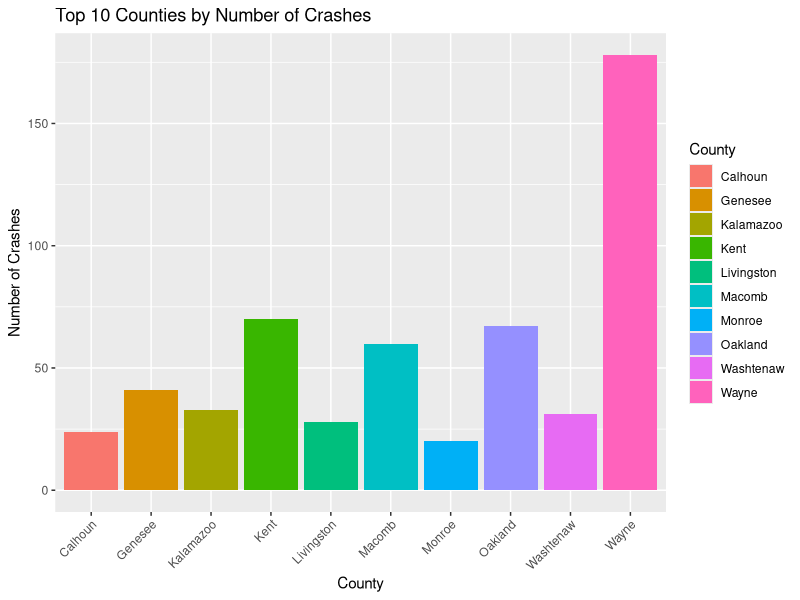
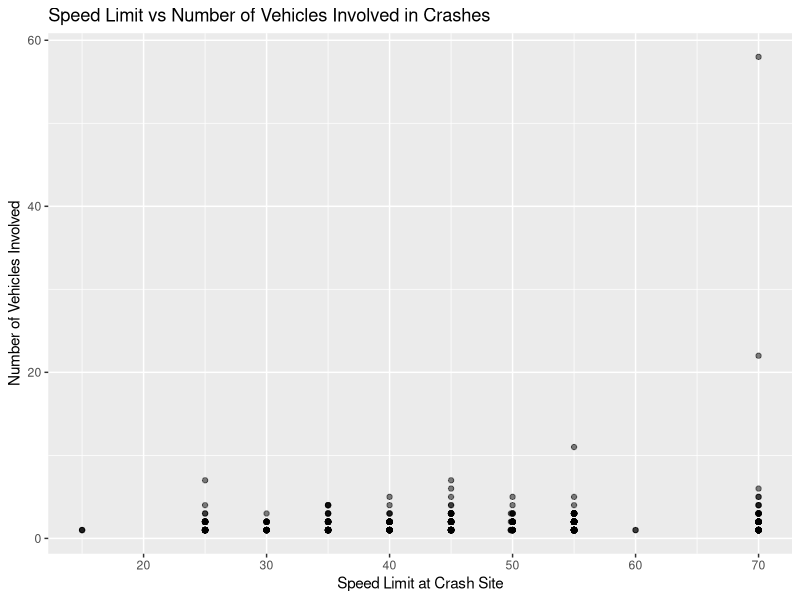
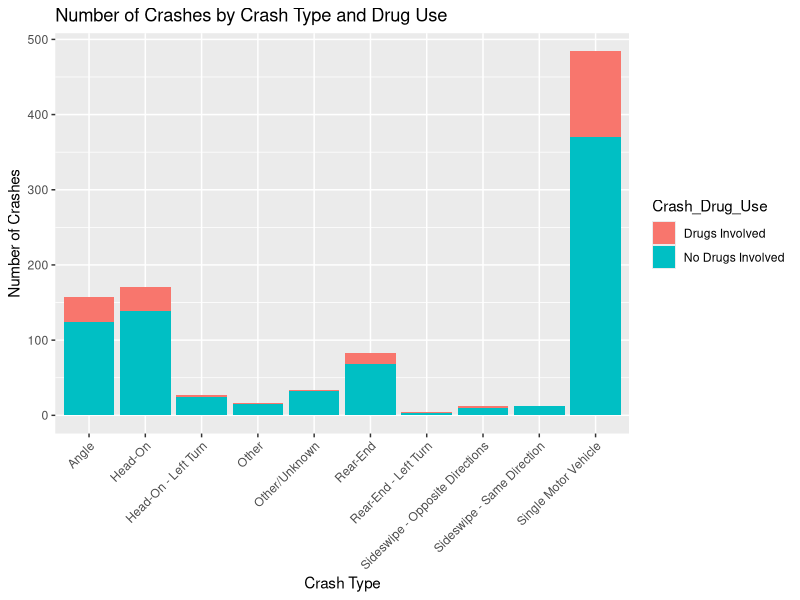
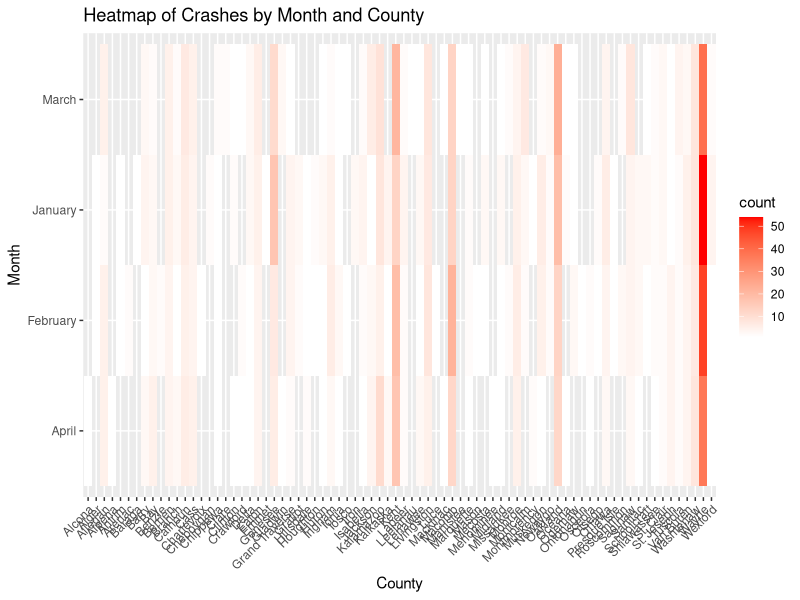
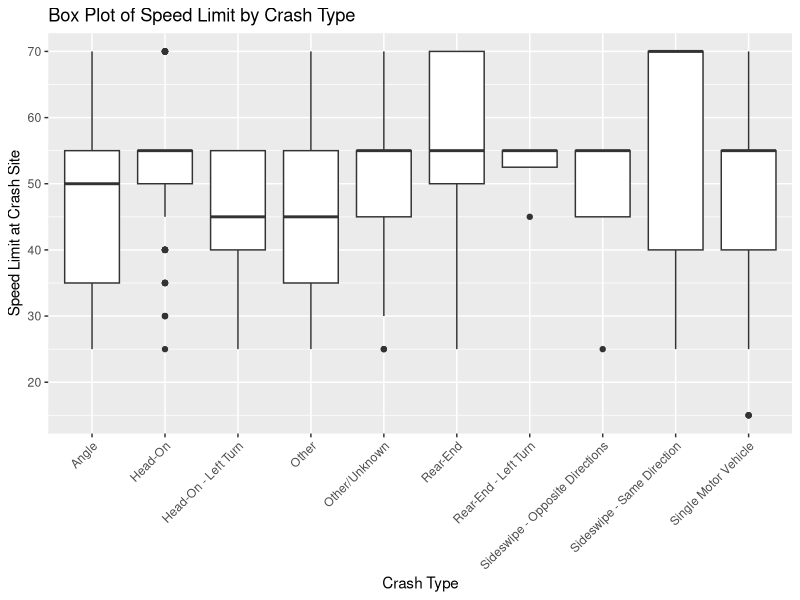
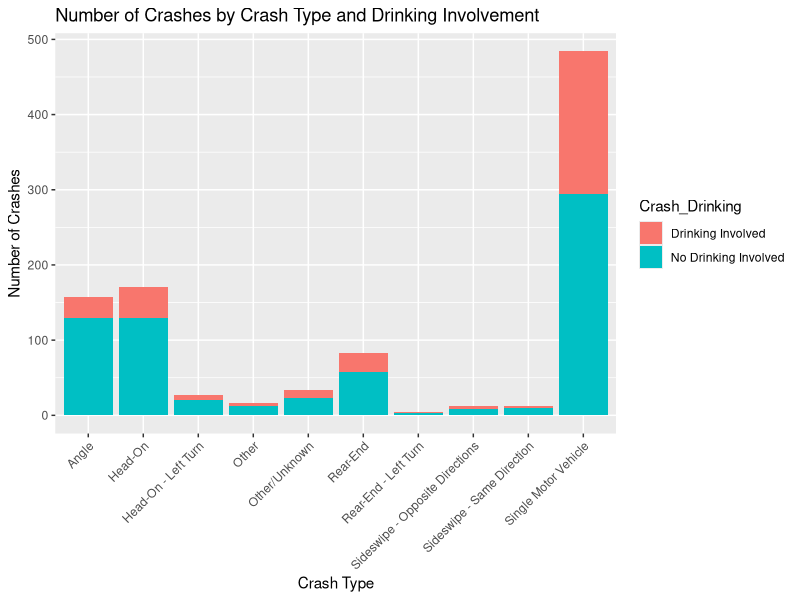

Write the R code that produced these figures, in order.
# Load the required libraries
library(ggplot2)
library(dplyr)
library(tidyr)

# Read the CSV file and store it in a data frame
crash_data <- read.csv("crash_data.csv")

# Check the structure of the data frame
str(crash_data)

# checking NA values
sum(is.na(crash_data))
for(i in 1:ncol(crash_data)){
  crash_data[is.na(crash_data[,i]), i] <- mean(crash_data[,i], na.rm = TRUE)
}

# Create a bar chart of the number of crashes by county
crash_count_by_county <- crash_data %>%
  group_by(County) %>%
  summarise(count = n()) %>%
  arrange(desc(count)) %>%
  head(10)

ggplot(crash_count_by_county, aes(x = County, y = count, fill = County)) +
  geom_bar(stat = "identity") +
  labs(title = "Top 10 Counties by Number of Crashes", x = "County", y = "Number of Crashes") +
  theme(axis.text.x = element_text(angle = 45, hjust = 1))


# Create a scatter plot of speed limit vs number of vehicles involved
ggplot(crash_data, aes(x = Speed_Limit_at_Crash_Site, y = Total_Motor_Vehicles)) +
  geom_point(alpha = 0.5) +
  labs(title = "Speed Limit vs Number of Vehicles Involved in Crashes", x = "Speed Limit at Crash Site", y = "Number of Vehicles Involved")


# Create a stacked bar chart of the number of crashes by crash type and drug use
crash_count_by_type_and_drug_use <- crash_data %>%
  group_by(Crash_Type, Crash_Drug_Use) %>%
  summarise(count = n()) %>%
  arrange(desc(count))

ggplot(crash_count_by_type_and_drug_use, aes(x = Crash_Type, y = count, fill = Crash_Drug_Use)) +
  geom_bar(stat = "identity") +
  labs(title = "Number of Crashes by Crash Type and Drug Use", x = "Crash Type", y = "Number of Crashes") +
  theme(axis.text.x = element_text(angle = 45, hjust = 1))


# Heatmap of crashes by month and county
crash_count_by_month_and_county <- crash_data %>%
  group_by(Crash_Month, County) %>%
  summarise(count = n()) %>%
  arrange(Crash_Month, County)

ggplot(crash_count_by_month_and_county, aes(x = County, y = Crash_Month, fill = count)) +
  geom_tile() +
  scale_fill_gradient(low = "white", high = "red") +
  labs(title = "Heatmap of Crashes by Month and County", x = "County", y = "Month") +
  theme(axis.text.x = element_text(angle = 45, hjust = 1))


# Box plot of speed limit by crash type:
ggplot(crash_data, aes(x = Crash_Type, y = Speed_Limit_at_Crash_Site)) +
  geom_boxplot() +
  labs(title = "Box Plot of Speed Limit by Crash Type", x = "Crash Type", y = "Speed Limit at Crash Site") +
  theme(axis.text.x = element_text(angle = 45, hjust = 1))


# Stacked bar chart of crashes by crash type and drinking involvement
crash_count_by_type_and_drinking <- crash_data %>%
  group_by(Crash_Type, Crash_Drinking) %>%
  summarise(count = n()) %>%
  arrange(desc(count))

ggplot(crash_count_by_type_and_drinking, aes(x = Crash_Type, y = count, fill = Crash_Drinking)) +
  geom_bar(stat = "identity") +
  labs(title = "Number of Crashes by Crash Type and Drinking Involvement", x = "Crash Type", y = "Number of Crashes") +
  theme(axis.text.x = element_text(angle = 45, hjust = 1))


##################################### Statistical Analysis

# Hypothesis test for the difference in means of speed limit between injury and fatal crashes:
# Subset data for injury and fatal crashes
injury_data <- subset(crash_data, Crash == 0)
fatal_data <- subset(crash_data, Crash == 1)

# Conduct t-test for difference in means
t_test_result <- t.test(injury_data$Speed_Limit_at_Crash_Site, fatal_data$Speed_Limit_at_Crash_Site)

# Print results
cat("t-test for difference in means of speed limit between injury and fatal crashes:\n")
cat("t-value:", t_test_result$statistic, "\n")
cat("p-value:", t_test_result$p.value, "\n")


# Logistic regression to predict the likelihood of a fatal crash based on crash type and drinking involvement:
# Create binary variables for crash type and drinking involvement
crash_data$Crash_Type_Binary <- ifelse(crash_data$Crash_Type %in% c("Head-On", "Rear-End"), 0, 1)
crash_data$Drinking_Binary <- ifelse(crash_data$Crash_Drinking == "Drinking Involved", 1, 0)

# Fit logistic regression model
log_reg_model <- glm(Crash ~ Crash_Type_Binary + Drinking_Binary, data = crash_data, family = "binomial")

# Print model summary
summary(log_reg_model)


# ANOVA for the effect of county on the number of vehicles involved in a crash:
# Fit ANOVA model
anova_result <- aov(Total_Motor_Vehicles ~ County, data = crash_data)

# Print results
cat("ANOVA for effect of county on number of vehicles involved in a crash:\n")
summary(anova_result)

